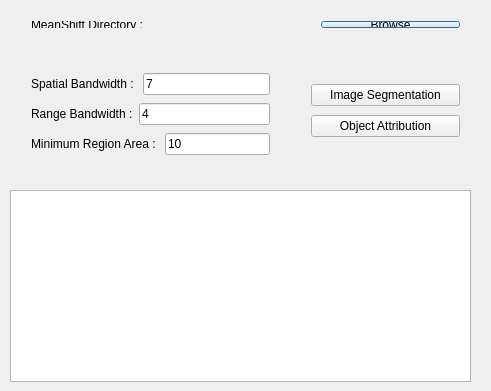
<?xml version="1.0" encoding="UTF-8"?>
<ui version="4.0">
 <class>MainWindow</class>
 <widget class="QDialog" name="MainWindow">
  <property name="geometry">
   <rect>
    <x>0</x>
    <y>0</y>
    <width>491</width>
    <height>391</height>
   </rect>
  </property>
  <property name="windowTitle">
   <string>MainWindow</string>
  </property>
  <widget class="QTextBrowser" name="textBrowser">
   <property name="geometry">
    <rect>
     <x>10</x>
     <y>190</y>
     <width>461</width>
     <height>192</height>
    </rect>
   </property>
  </widget>
  <widget class="QWidget" name="layoutWidget">
   <property name="geometry">
    <rect>
     <x>20</x>
     <y>10</y>
     <width>451</width>
     <height>29</height>
    </rect>
   </property>
   <layout class="QHBoxLayout" name="horizontalLayout">
    <item>
     <widget class="QLabel" name="label">
      <property name="text">
       <string>MeanShift Directory : </string>
      </property>
     </widget>
    </item>
    <item>
     <widget class="QLabel" name="label_2">
      <property name="text">
       <string/>
      </property>
     </widget>
    </item>
    <item>
     <widget class="QPushButton" name="pushButton">
      <property name="text">
       <string>Browse</string>
      </property>
     </widget>
    </item>
   </layout>
  </widget>
  <widget class="QWidget" name="layoutWidget">
   <property name="geometry">
    <rect>
     <x>20</x>
     <y>60</y>
     <width>261</width>
     <height>111</height>
    </rect>
   </property>
   <layout class="QVBoxLayout" name="verticalLayout">
    <item>
     <layout class="QHBoxLayout" name="horizontalLayout_2">
      <item>
       <widget class="QLabel" name="label_3">
        <property name="text">
         <string>Spatial Bandwidth : </string>
        </property>
       </widget>
      </item>
      <item>
       <widget class="QLineEdit" name="lineEdit">
        <property name="text">
         <string>7</string>
        </property>
       </widget>
      </item>
     </layout>
    </item>
    <item>
     <layout class="QHBoxLayout" name="horizontalLayout_3">
      <item>
       <widget class="QLabel" name="label_4">
        <property name="text">
         <string>Range Bandwidth :</string>
        </property>
       </widget>
      </item>
      <item>
       <widget class="QLineEdit" name="lineEdit_2">
        <property name="text">
         <string>4</string>
        </property>
       </widget>
      </item>
     </layout>
    </item>
    <item>
     <layout class="QHBoxLayout" name="horizontalLayout_4">
      <item>
       <widget class="QLabel" name="label_5">
        <property name="text">
         <string>Minimum Region Area : </string>
        </property>
       </widget>
      </item>
      <item>
       <widget class="QLineEdit" name="lineEdit_3">
        <property name="text">
         <string>10</string>
        </property>
       </widget>
      </item>
     </layout>
    </item>
   </layout>
  </widget>
  <widget class="QWidget" name="layoutWidget">
   <property name="geometry">
    <rect>
     <x>300</x>
     <y>70</y>
     <width>171</width>
     <height>81</height>
    </rect>
   </property>
   <layout class="QVBoxLayout" name="verticalLayout_2">
    <item>
     <widget class="QPushButton" name="pushButton_2">
      <property name="text">
       <string>Image Segmentation</string>
      </property>
     </widget>
    </item>
    <item>
     <widget class="QPushButton" name="pushButton_3">
      <property name="text">
       <string>Object Attribution</string>
      </property>
     </widget>
    </item>
   </layout>
  </widget>
 </widget>
 <layoutdefault spacing="6" margin="11"/>
 <resources/>
 <connections/>
</ui>
